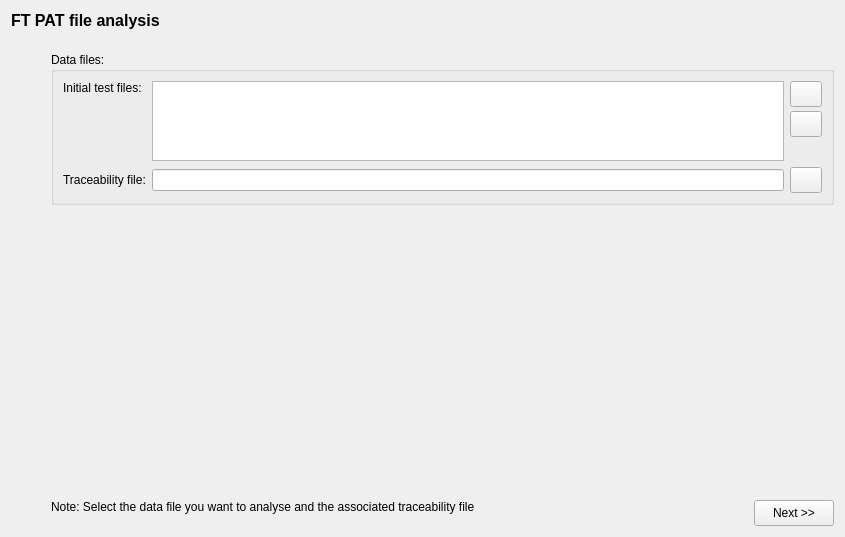
<?xml version="1.0" encoding="UTF-8"?>
<ui version="4.0">
 <class>pat_report_ft_gui</class>
 <widget class="QWidget" name="pat_report_ft_gui">
  <property name="geometry">
   <rect>
    <x>0</x>
    <y>0</y>
    <width>845</width>
    <height>537</height>
   </rect>
  </property>
  <property name="windowTitle">
   <string>Form</string>
  </property>
  <property name="windowIcon">
   <iconset resource="gex.qrc">
    <normaloff>:/gex/icons/gex_application_48x48.png</normaloff>:/gex/icons/gex_application_48x48.png</iconset>
  </property>
  <layout class="QVBoxLayout" name="verticalLayout_3">
   <item>
    <widget class="QLabel" name="TextLabelTitle">
     <property name="sizePolicy">
      <sizepolicy hsizetype="Minimum" vsizetype="Preferred">
       <horstretch>0</horstretch>
       <verstretch>0</verstretch>
      </sizepolicy>
     </property>
     <property name="font">
      <font>
       <family>Ms Sans Serif</family>
       <pointsize>12</pointsize>
       <weight>75</weight>
       <bold>true</bold>
      </font>
     </property>
     <property name="text">
      <string>FT PAT file analysis</string>
     </property>
     <property name="wordWrap">
      <bool>false</bool>
     </property>
    </widget>
   </item>
   <item>
    <spacer name="spacer9">
     <property name="orientation">
      <enum>Qt::Vertical</enum>
     </property>
     <property name="sizeType">
      <enum>QSizePolicy::Fixed</enum>
     </property>
     <property name="sizeHint" stdset="0">
      <size>
       <width>20</width>
       <height>16</height>
      </size>
     </property>
    </spacer>
   </item>
   <item>
    <layout class="QHBoxLayout" name="horizontalLayout_2">
     <item>
      <spacer name="horizontalSpacer">
       <property name="orientation">
        <enum>Qt::Horizontal</enum>
       </property>
       <property name="sizeType">
        <enum>QSizePolicy::Fixed</enum>
       </property>
       <property name="sizeHint" stdset="0">
        <size>
         <width>40</width>
         <height>20</height>
        </size>
       </property>
      </spacer>
     </item>
     <item>
      <layout class="QGridLayout" name="gridLayout_2">
       <item row="0" column="0">
        <widget class="QGroupBox" name="groupBox">
         <property name="title">
          <string>Data files:</string>
         </property>
         <layout class="QGridLayout" name="gridLayout">
          <item row="0" column="0" alignment="Qt::AlignTop">
           <widget class="QLabel" name="labelDataFile">
            <property name="text">
             <string>Initial test files:</string>
            </property>
           </widget>
          </item>
          <item row="0" column="1" alignment="Qt::AlignTop">
           <widget class="QListWidget" name="listWidgetDataFiles">
            <property name="sizePolicy">
             <sizepolicy hsizetype="Expanding" vsizetype="Fixed">
              <horstretch>0</horstretch>
              <verstretch>0</verstretch>
             </sizepolicy>
            </property>
            <property name="maximumSize">
             <size>
              <width>16777215</width>
              <height>80</height>
             </size>
            </property>
            <property name="selectionMode">
             <enum>QAbstractItemView::ExtendedSelection</enum>
            </property>
            <property name="selectionBehavior">
             <enum>QAbstractItemView::SelectRows</enum>
            </property>
           </widget>
          </item>
          <item row="0" column="2">
           <layout class="QVBoxLayout" name="verticalLayout_2">
            <property name="spacing">
             <number>0</number>
            </property>
            <item alignment="Qt::AlignTop">
             <widget class="QPushButton" name="buttonBrowseDataFile">
              <property name="sizePolicy">
               <sizepolicy hsizetype="Fixed" vsizetype="Fixed">
                <horstretch>0</horstretch>
                <verstretch>0</verstretch>
               </sizepolicy>
              </property>
              <property name="minimumSize">
               <size>
                <width>32</width>
                <height>26</height>
               </size>
              </property>
              <property name="maximumSize">
               <size>
                <width>32</width>
                <height>26</height>
               </size>
              </property>
              <property name="toolTip">
               <string>Select your data files</string>
              </property>
              <property name="text">
               <string/>
              </property>
              <property name="icon">
               <iconset resource="gex.qrc">
                <normaloff>:/gex/icons/file_open.png</normaloff>:/gex/icons/file_open.png</iconset>
              </property>
              <property name="iconSize">
               <size>
                <width>32</width>
                <height>32</height>
               </size>
              </property>
             </widget>
            </item>
            <item alignment="Qt::AlignTop">
             <widget class="QPushButton" name="buttonRemoveDataFile">
              <property name="sizePolicy">
               <sizepolicy hsizetype="Fixed" vsizetype="Fixed">
                <horstretch>0</horstretch>
                <verstretch>0</verstretch>
               </sizepolicy>
              </property>
              <property name="minimumSize">
               <size>
                <width>32</width>
                <height>26</height>
               </size>
              </property>
              <property name="maximumSize">
               <size>
                <width>32</width>
                <height>26</height>
               </size>
              </property>
              <property name="toolTip">
               <string>Remove selected data files</string>
              </property>
              <property name="text">
               <string/>
              </property>
              <property name="icon">
               <iconset resource="gex.qrc">
                <normaloff>:/gex/icons/file_remove.png</normaloff>:/gex/icons/file_remove.png</iconset>
              </property>
              <property name="iconSize">
               <size>
                <width>32</width>
                <height>32</height>
               </size>
              </property>
             </widget>
            </item>
            <item>
             <spacer name="verticalSpacer">
              <property name="orientation">
               <enum>Qt::Vertical</enum>
              </property>
              <property name="sizeType">
               <enum>QSizePolicy::Minimum</enum>
              </property>
              <property name="sizeHint" stdset="0">
               <size>
                <width>20</width>
                <height>20</height>
               </size>
              </property>
             </spacer>
            </item>
           </layout>
          </item>
          <item row="1" column="0">
           <widget class="QLabel" name="labelTraceability">
            <property name="text">
             <string>Traceability file:</string>
            </property>
           </widget>
          </item>
          <item row="1" column="1">
           <widget class="QLineEdit" name="lineEditTraceabilityFile"/>
          </item>
          <item row="1" column="2">
           <widget class="QPushButton" name="buttonBrowseTraceability">
            <property name="sizePolicy">
             <sizepolicy hsizetype="Fixed" vsizetype="Fixed">
              <horstretch>0</horstretch>
              <verstretch>0</verstretch>
             </sizepolicy>
            </property>
            <property name="minimumSize">
             <size>
              <width>32</width>
              <height>26</height>
             </size>
            </property>
            <property name="maximumSize">
             <size>
              <width>32</width>
              <height>26</height>
             </size>
            </property>
            <property name="toolTip">
             <string>Select your data files</string>
            </property>
            <property name="text">
             <string/>
            </property>
            <property name="icon">
             <iconset resource="gex.qrc">
              <normaloff>:/gex/icons/file_open.png</normaloff>:/gex/icons/file_open.png</iconset>
            </property>
            <property name="iconSize">
             <size>
              <width>32</width>
              <height>32</height>
             </size>
            </property>
           </widget>
          </item>
         </layout>
        </widget>
       </item>
       <item row="1" column="0">
        <spacer name="verticalSpacer_3">
         <property name="orientation">
          <enum>Qt::Vertical</enum>
         </property>
         <property name="sizeHint" stdset="0">
          <size>
           <width>20</width>
           <height>40</height>
          </size>
         </property>
        </spacer>
       </item>
       <item row="2" column="0">
        <layout class="QHBoxLayout" name="horizontalLayout">
         <item>
          <widget class="QLabel" name="labelNote">
           <property name="sizePolicy">
            <sizepolicy hsizetype="Expanding" vsizetype="Minimum">
             <horstretch>0</horstretch>
             <verstretch>0</verstretch>
            </sizepolicy>
           </property>
           <property name="text">
            <string>Note: Select the data file you want to analyse and the associated traceability file</string>
           </property>
           <property name="alignment">
            <set>Qt::AlignLeading|Qt::AlignLeft|Qt::AlignTop</set>
           </property>
          </widget>
         </item>
         <item>
          <layout class="QVBoxLayout" name="verticalLayout">
           <item>
            <widget class="QPushButton" name="buttonNext">
             <property name="sizePolicy">
              <sizepolicy hsizetype="Fixed" vsizetype="Fixed">
               <horstretch>0</horstretch>
               <verstretch>0</verstretch>
              </sizepolicy>
             </property>
             <property name="minimumSize">
              <size>
               <width>80</width>
               <height>26</height>
              </size>
             </property>
             <property name="maximumSize">
              <size>
               <width>80</width>
               <height>26</height>
              </size>
             </property>
             <property name="toolTip">
              <string>Report Settings: Lets you select the tables and charts to create...</string>
             </property>
             <property name="text">
              <string>Next &gt;&gt;</string>
             </property>
            </widget>
           </item>
          </layout>
         </item>
        </layout>
       </item>
      </layout>
     </item>
    </layout>
   </item>
  </layout>
 </widget>
 <resources>
  <include location="gex.qrc"/>
 </resources>
 <connections/>
</ui>
